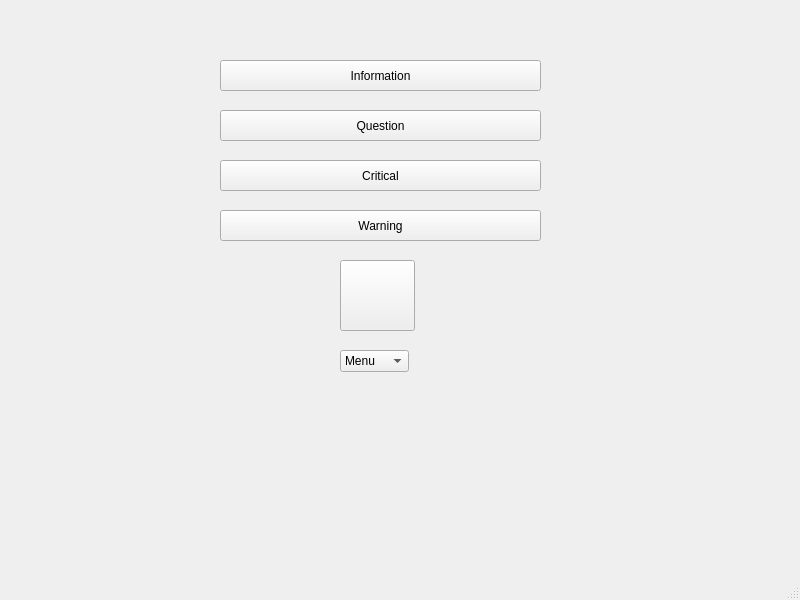
<?xml version="1.0" encoding="UTF-8"?>
<ui version="4.0">
 <class>MainWindow</class>
 <widget class="QMainWindow" name="MainWindow">
  <property name="geometry">
   <rect>
    <x>0</x>
    <y>0</y>
    <width>800</width>
    <height>600</height>
   </rect>
  </property>
  <property name="windowTitle">
   <string>MainWindow</string>
  </property>
  <widget class="QWidget" name="centralwidget">
   <widget class="QPushButton" name="pushButton_1">
    <property name="geometry">
     <rect>
      <x>220</x>
      <y>60</y>
      <width>321</width>
      <height>31</height>
     </rect>
    </property>
    <property name="text">
     <string>Information</string>
    </property>
   </widget>
   <widget class="QPushButton" name="pushButton_2">
    <property name="geometry">
     <rect>
      <x>220</x>
      <y>110</y>
      <width>321</width>
      <height>31</height>
     </rect>
    </property>
    <property name="text">
     <string>Question</string>
    </property>
   </widget>
   <widget class="QPushButton" name="pushButton_3">
    <property name="geometry">
     <rect>
      <x>220</x>
      <y>160</y>
      <width>321</width>
      <height>31</height>
     </rect>
    </property>
    <property name="text">
     <string>Critical</string>
    </property>
   </widget>
   <widget class="QPushButton" name="pushButton_4">
    <property name="geometry">
     <rect>
      <x>220</x>
      <y>210</y>
      <width>321</width>
      <height>31</height>
     </rect>
    </property>
    <property name="text">
     <string>Warning</string>
    </property>
   </widget>
   <widget class="QPushButton" name="pushButton_5">
    <property name="geometry">
     <rect>
      <x>340</x>
      <y>260</y>
      <width>75</width>
      <height>71</height>
     </rect>
    </property>
    <property name="text">
     <string/>
    </property>
   </widget>
   <widget class="QComboBox" name="comboBox">
    <property name="geometry">
     <rect>
      <x>340</x>
      <y>350</y>
      <width>69</width>
      <height>22</height>
     </rect>
    </property>
    <item>
     <property name="text">
      <string>Menu</string>
     </property>
    </item>
    <item>
     <property name="text">
      <string>Second</string>
     </property>
    </item>
    <item>
     <property name="text">
      <string>Third</string>
     </property>
    </item>
    <item>
     <property name="text">
      <string>First</string>
     </property>
    </item>
   </widget>
  </widget>
  <widget class="QMenuBar" name="menubar">
   <property name="geometry">
    <rect>
     <x>0</x>
     <y>0</y>
     <width>800</width>
     <height>21</height>
    </rect>
   </property>
  </widget>
  <widget class="QStatusBar" name="statusbar"/>
 </widget>
 <resources/>
 <connections/>
</ui>
